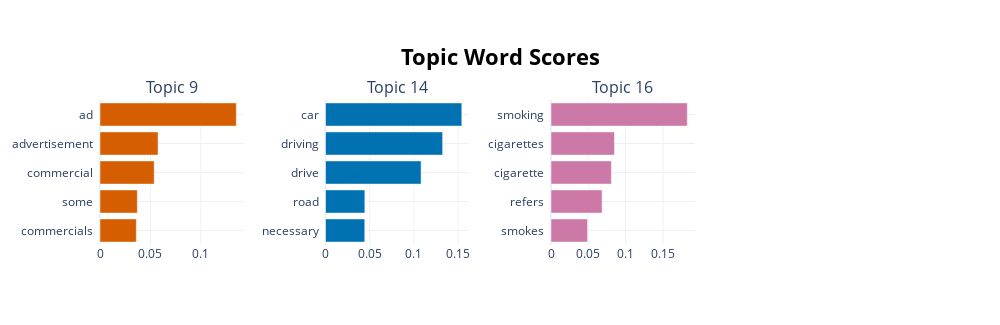

Notebook cell for this chart:
### Code cell
fig=topic_start_model.visualize_barchart(topics=[9,14,16])
fig.write_html('/data/digbose92/ads_complete_repo/ads_codes/SAIM-ADS/plot_figs/social_message_start_topics_word_distribution.html')

### Figure 1 — Plotly figure (JSON) as saved in the notebook; plotly's stock layout.template omitted (floating-point values rounded to 4 significant figures)
{"data": [{"marker": {"color": "#D55E00"}, "orientation": "h", "type": "bar", "x": [0.03602, 0.03703, 0.05373, 0.05757, 0.1352], "xaxis": "x", "y": ["commercials  ", "some  ", "commercial  ", "advertisement  ", "ad  "], "yaxis": "y"}, {"marker": {"color": "#0072B2"}, "orientation": "h", "type": "bar", "x": [0.04441, 0.0445, 0.1081, 0.1325, 0.1542], "xaxis": "x2", "y": ["necessary  ", "road  ", "drive  ", "driving  ", "car  "], "yaxis": "y2"}, {"marker": {"color": "#CC79A7"}, "orientation": "h", "type": "bar", "x": [0.04899, 0.06846, 0.08093, 0.08507, 0.1827], "xaxis": "x3", "y": ["smokes  ", "refers  ", "cigarette  ", "cigarettes  ", "smoking  "], "yaxis": "y3"}], "layout": {"annotations": [{"font": {"size": 16}, "showarrow": false, "text": "Topic 9", "x": 0.0875, "xanchor": "center", "xref": "paper", "y": 1, "yanchor": "bottom", "yref": "paper"}, {"font": {"size": 16}, "showarrow": false, "text": "Topic 14", "x": 0.3625, "xanchor": "center", "xref": "paper", "y": 1, "yanchor": "bottom", "yref": "paper"}, {"font": {"size": 16}, "showarrow": false, "text": "Topic 16", "x": 0.6375, "xanchor": "center", "xref": "paper", "y": 1, "yanchor": "bottom", "yref": "paper"}], "height": 325, "hoverlabel": {"bgcolor": "white", "font": {"family": "Rockwell", "size": 16}}, "showlegend": false, "title": {"font": {"color": "Black", "size": 22}, "text": "<b>Topic Word Scores", "x": 0.5, "xanchor": "center", "yanchor": "top"}, "width": 1000, "xaxis": {"anchor": "y", "domain": [0, 0.175], "showgrid": true}, "xaxis2": {"anchor": "y2", "domain": [0.275, 0.45], "showgrid": true}, "xaxis3": {"anchor": "y3", "domain": [0.55, 0.725], "showgrid": true}, "xaxis4": {"anchor": "y4", "domain": [0.825, 1], "showgrid": true}, "yaxis": {"anchor": "x", "domain": [0, 1], "showgrid": true}, "yaxis2": {"anchor": "x2", "domain": [0, 1], "showgrid": true}, "yaxis3": {"anchor": "x3", "domain": [0, 1], "showgrid": true}, "yaxis4": {"anchor": "x4", "domain": [0, 1], "showgrid": true}}}
